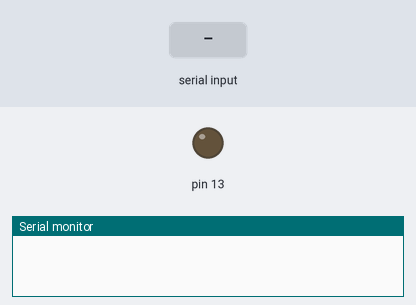
Recording of a sketch running on a simulated Arduino Uno, built with avr-gcc and run on an emulated ATmega328P. Parts: output pins drawn as LEDs (lit = HIGH), the last lines printed to the serial monitor. The test bench sets the inputs (shaded band).

Above: at 1.2 s.
1.3 s: "1" received over Serial
At 1.9 s:
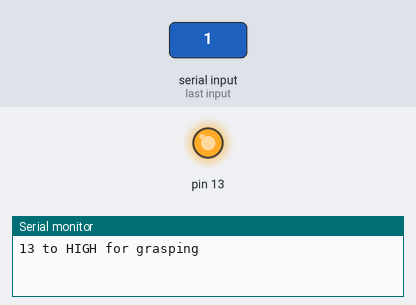
2.8 s: "0" received over Serial
At 3.1 s:
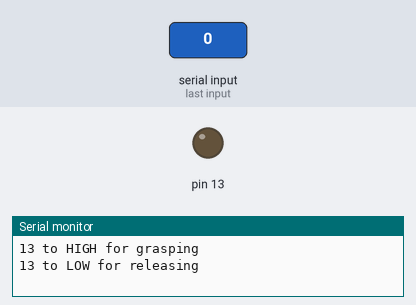
Timing chart, 0 to 5.8 s (numbered marks = the images above; inputs shaded):
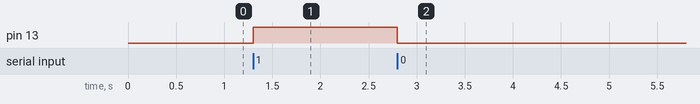

The sketch:

sketch.ino
```cpp
void setup() {
  Serial.begin(9600);
  pinMode(13, OUTPUT);
  digitalWrite(13, LOW);  // initialization
}

void loop() {
  if (Serial.available() == 0) return;
  byte var = Serial.read();
  switch(var){
    case '0':
      digitalWrite(13, LOW);
      Serial.println("13 to LOW for releasing");
      break;
    case '1':
      digitalWrite(13, HIGH);
      Serial.println("13 to HIGH for grasping");
      break;
    default:
      break;
  }
}
```

Measured:
- after the input at 1.3 s, pin 13: LOW → HIGH at once
- after the input at 2.8 s, pin 13: HIGH → LOW at once
